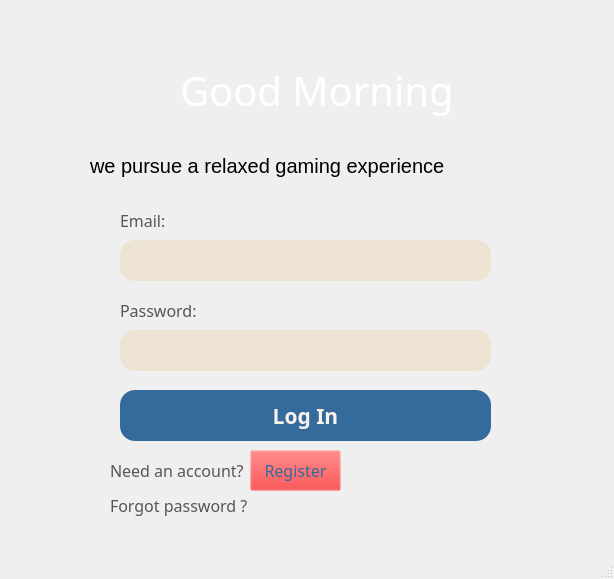
<?xml version="1.0" encoding="UTF-8"?>
<ui version="4.0">
 <class>MainWindow</class>
 <widget class="QMainWindow" name="MainWindow">
  <property name="geometry">
   <rect>
    <x>0</x>
    <y>0</y>
    <width>614</width>
    <height>579</height>
   </rect>
  </property>
  <property name="font">
   <font>
    <pointsize>20</pointsize>
   </font>
  </property>
  <property name="windowTitle">
   <string>MainWindow</string>
  </property>
  <property name="animated">
   <bool>false</bool>
  </property>
  <widget class="QWidget" name="centralwidget">
   <widget class="QLabel" name="label_2">
    <property name="geometry">
     <rect>
      <x>180</x>
      <y>50</y>
      <width>281</width>
      <height>81</height>
     </rect>
    </property>
    <property name="font">
     <font>
      <family>Bahnschrift</family>
      <pointsize>30</pointsize>
      <weight>50</weight>
      <italic>false</italic>
      <bold>false</bold>
     </font>
    </property>
    <property name="styleSheet">
     <string notr="true">color: white;
font: 30pt &quot;Bahnschrift&quot;;</string>
    </property>
    <property name="text">
     <string>Good Morning</string>
    </property>
   </widget>
   <widget class="QLabel" name="label_3">
    <property name="geometry">
     <rect>
      <x>90</x>
      <y>150</y>
      <width>481</width>
      <height>31</height>
     </rect>
    </property>
    <property name="baseSize">
     <size>
      <width>0</width>
      <height>0</height>
     </size>
    </property>
    <property name="font">
     <font>
      <pointsize>15</pointsize>
     </font>
    </property>
    <property name="styleSheet">
     <string notr="true">color:black

</string>
    </property>
    <property name="text">
     <string>we pursue a relaxed gaming experience</string>
    </property>
   </widget>
   <widget class="QLabel" name="label_4">
    <property name="geometry">
     <rect>
      <x>120</x>
      <y>190</y>
      <width>81</width>
      <height>61</height>
     </rect>
    </property>
    <property name="font">
     <font>
      <family>Bahnschrift</family>
      <pointsize>12</pointsize>
      <weight>50</weight>
      <italic>false</italic>
      <bold>false</bold>
     </font>
    </property>
    <property name="styleSheet">
     <string notr="true">font: 12pt &quot;Bahnschrift&quot;;
color: #575556;</string>
    </property>
    <property name="lineWidth">
     <number>17</number>
    </property>
    <property name="text">
     <string>Email:</string>
    </property>
   </widget>
   <widget class="QLabel" name="label_5">
    <property name="geometry">
     <rect>
      <x>120</x>
      <y>290</y>
      <width>271</width>
      <height>41</height>
     </rect>
    </property>
    <property name="font">
     <font>
      <family>Bahnschrift</family>
      <pointsize>12</pointsize>
      <weight>50</weight>
      <italic>false</italic>
      <bold>false</bold>
     </font>
    </property>
    <property name="styleSheet">
     <string notr="true">font: 12pt &quot;Bahnschrift&quot;;
color: #575556;</string>
    </property>
    <property name="text">
     <string>Password:</string>
    </property>
   </widget>
   <widget class="QLabel" name="label_8">
    <property name="geometry">
     <rect>
      <x>110</x>
      <y>490</y>
      <width>331</width>
      <height>31</height>
     </rect>
    </property>
    <property name="font">
     <font>
      <family>Bahnschrift</family>
      <pointsize>12</pointsize>
      <weight>50</weight>
      <italic>false</italic>
      <bold>false</bold>
     </font>
    </property>
    <property name="styleSheet">
     <string notr="true">font: 12pt &quot;Bahnschrift&quot;;
color: #575556;</string>
    </property>
    <property name="text">
     <string>Forgot password ?</string>
    </property>
   </widget>
   <widget class="QLineEdit" name="txtEmail">
    <property name="geometry">
     <rect>
      <x>120</x>
      <y>240</y>
      <width>371</width>
      <height>41</height>
     </rect>
    </property>
    <property name="styleSheet">
     <string notr="true">background-color: #ECE3D2;
color: #356A9C;
font: 12pt &quot;Segoe UI&quot;;
border-radius: 15px;
padding-left: 5px;</string>
    </property>
   </widget>
   <widget class="QLineEdit" name="txtPassword">
    <property name="geometry">
     <rect>
      <x>120</x>
      <y>330</y>
      <width>371</width>
      <height>41</height>
     </rect>
    </property>
    <property name="styleSheet">
     <string notr="true">background-color: #ECE3D2;
color: #356A9C;
font: 12pt &quot;Segoe UI&quot;;
border-radius: 15px;
padding-left: 5px;</string>
    </property>
   </widget>
   <widget class="QLabel" name="label_6">
    <property name="geometry">
     <rect>
      <x>110</x>
      <y>460</y>
      <width>141</width>
      <height>21</height>
     </rect>
    </property>
    <property name="font">
     <font>
      <family>Bahnschrift</family>
      <pointsize>12</pointsize>
      <weight>50</weight>
      <italic>false</italic>
      <bold>false</bold>
     </font>
    </property>
    <property name="styleSheet">
     <string notr="true">font: 12pt &quot;Bahnschrift&quot;;
color: #575556;</string>
    </property>
    <property name="text">
     <string>Need an account? </string>
    </property>
   </widget>
   <widget class="QPushButton" name="btnLogin">
    <property name="geometry">
     <rect>
      <x>120</x>
      <y>390</y>
      <width>371</width>
      <height>51</height>
     </rect>
    </property>
    <property name="font">
     <font>
      <family>Bahnschrift</family>
      <pointsize>16</pointsize>
      <weight>75</weight>
      <italic>false</italic>
      <bold>true</bold>
     </font>
    </property>
    <property name="styleSheet">
     <string notr="true">border-radius: 15px;
font: 600 16pt &quot;Bahnschrift&quot;;
background-color: #356a9c;
color: #F8F2EC;

</string>
    </property>
    <property name="text">
     <string>Log In</string>
    </property>
   </widget>
   <widget class="QPushButton" name="btnRegister">
    <property name="geometry">
     <rect>
      <x>250</x>
      <y>450</y>
      <width>91</width>
      <height>41</height>
     </rect>
    </property>
    <property name="font">
     <font>
      <family>Bahnschrift</family>
      <pointsize>12</pointsize>
      <weight>50</weight>
      <italic>false</italic>
      <bold>false</bold>
     </font>
    </property>
    <property name="styleSheet">
     <string notr="true">font: 12pt &quot;Bahnschrift&quot;;
color: #356a9c;
background-color: rgba(255, 0, 0, 0);

</string>
    </property>
    <property name="text">
     <string>Register</string>
    </property>
   </widget>
   <widget class="QLabel" name="label">
    <property name="geometry">
     <rect>
      <x>0</x>
      <y>0</y>
      <width>611</width>
      <height>551</height>
     </rect>
    </property>
    <property name="text">
     <string/>
    </property>
    <property name="pixmap">
     <pixmap>../images/jew.png</pixmap>
    </property>
    <property name="scaledContents">
     <bool>true</bool>
    </property>
   </widget>
   <zorder>label</zorder>
   <zorder>label_2</zorder>
   <zorder>label_3</zorder>
   <zorder>label_4</zorder>
   <zorder>label_5</zorder>
   <zorder>label_8</zorder>
   <zorder>txtEmail</zorder>
   <zorder>txtPassword</zorder>
   <zorder>label_6</zorder>
   <zorder>btnLogin</zorder>
   <zorder>btnRegister</zorder>
  </widget>
  <widget class="QMenuBar" name="menubar">
   <property name="geometry">
    <rect>
     <x>0</x>
     <y>0</y>
     <width>614</width>
     <height>21</height>
    </rect>
   </property>
  </widget>
  <widget class="QStatusBar" name="statusbar"/>
 </widget>
 <resources/>
 <connections/>
</ui>
